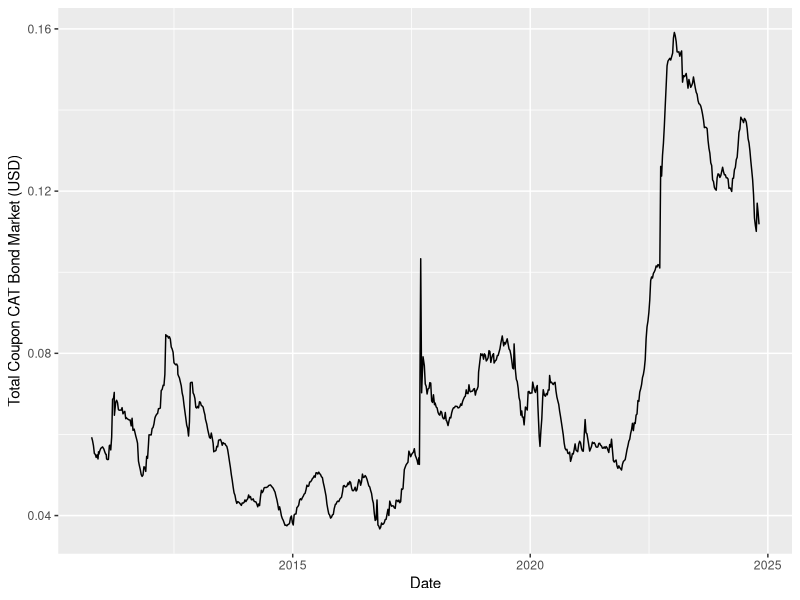
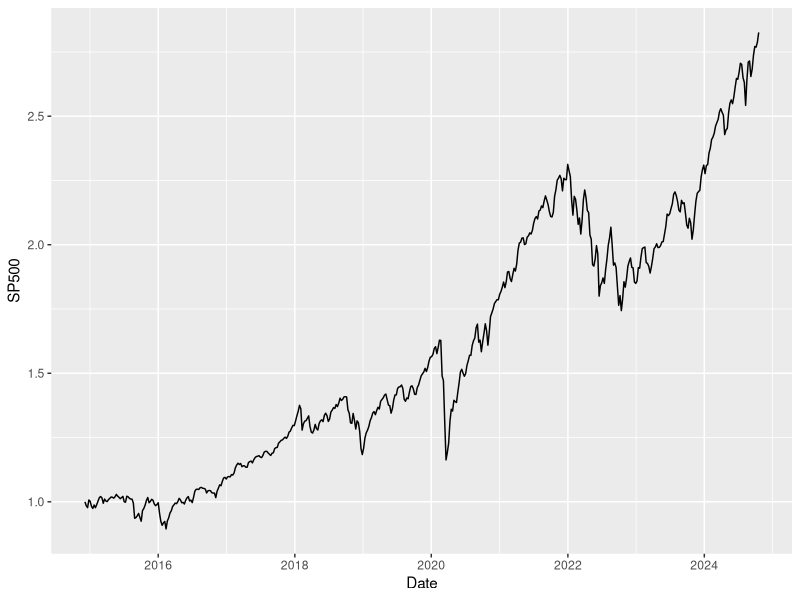

Reproduce these figures in R, in order.
## ---- chunk 1
library(readxl)
suppressWarnings(library(quantmod))
suppressWarnings(library(ggplot2))
## ---- chunk 2
yield_w_EL <- read_xlsx(path = "data/yield_with_EL.xlsx",
                        skip = 2)
credit_spread <- read_xls(path = "data/Credit_Spread_BofA.xls",
                          skip = 10)

yield_w_EL$Date <- as.Date(yield_w_EL$Date)
credit_spread$observation_date <- as.Date(credit_spread$observation_date)
colnames(credit_spread) <- c("Date", "Spread")
yield_w_EL
## ---- chunk 3
S_and_P <- read_xls(path = "data/SP500.xls",
                    skip = 10)
S_and_P$observation_date <- as.Date(S_and_P$observation_date)
colnames(S_and_P) <- c("Date", "SP500")
S_and_P
## ---- chunk 4
monthlyReturn(S_and_P)
## ---- chunk 5
ggplot(data = yield_w_EL) + geom_line(aes(x = Date,
                                          y = `Total Coupon CAT Bond Market (USD)`))
## ---- chunk 6
S_and_P$SP500 <- S_and_P$SP500/S_and_P$SP500[1]
ggplot(data = S_and_P) + geom_line(aes(x = Date,
                                       y = SP500))
## ---- chunk 7
S_and_P_daily <- read_xls(path = "data/SP500_daily.xls",
                    skip = 10)
S_and_P_daily$observation_date <- as.Date(S_and_P_daily$observation_date)
colnames(S_and_P_daily) <- c("Date", "SP500_daily")
weekly_returns <- weeklyReturn(S_and_P_daily)
## ---- chunk 8
week_S_and_P <- list(S_and_P$Date, weekly_returns$weekly.returns[-1])
week_S_and_P <- as.data.frame(week_S_and_P)
colnames(week_S_and_P) <- c("Date", "returns")
rownames(week_S_and_P) <- seq(1:dim(week_S_and_P)[1])
#ggplot(data = week_S_and_P) + geom_line(aes(x = Date, y = returns))
## ---- chunk 9
S_and_P_daily
## ---- chunk 10
EAFE <- read.csv("data/EAFE International Index value.csv")
EAFE
